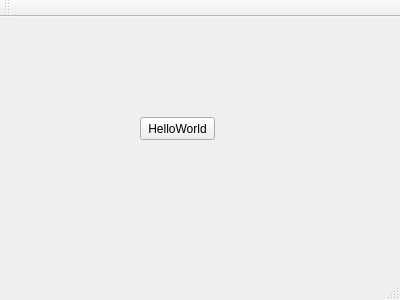
<?xml version="1.0" encoding="UTF-8"?>
<ui version="4.0">
 <class>MainWindow</class>
 <widget class="QMainWindow" name="MainWindow">
  <property name="geometry">
   <rect>
    <x>0</x>
    <y>0</y>
    <width>400</width>
    <height>300</height>
   </rect>
  </property>
  <property name="windowTitle">
   <string>MainWindow</string>
  </property>
  <widget class="QWidget" name="centralWidget">
   <widget class="QPushButton" name="pushButton">
    <property name="geometry">
     <rect>
      <x>140</x>
      <y>100</y>
      <width>75</width>
      <height>23</height>
     </rect>
    </property>
    <property name="text">
     <string>HelloWorld</string>
    </property>
   </widget>
  </widget>
  <widget class="QMenuBar" name="menuBar">
   <property name="geometry">
    <rect>
     <x>0</x>
     <y>0</y>
     <width>400</width>
     <height>22</height>
    </rect>
   </property>
  </widget>
  <widget class="QToolBar" name="mainToolBar">
   <attribute name="toolBarArea">
    <enum>TopToolBarArea</enum>
   </attribute>
   <attribute name="toolBarBreak">
    <bool>false</bool>
   </attribute>
  </widget>
  <widget class="QStatusBar" name="statusBar"/>
 </widget>
 <layoutdefault spacing="6" margin="11"/>
 <resources/>
 <connections/>
</ui>
